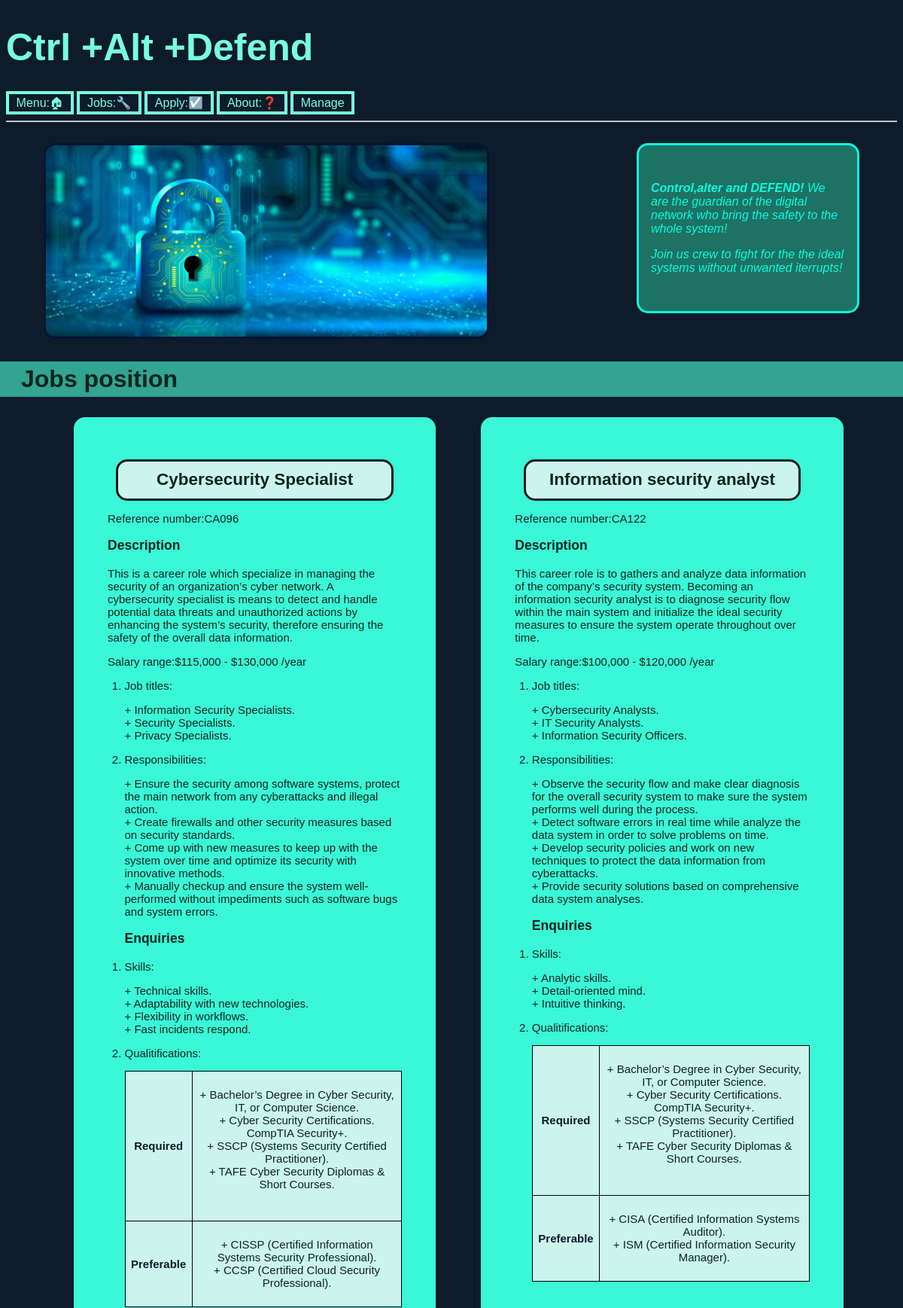
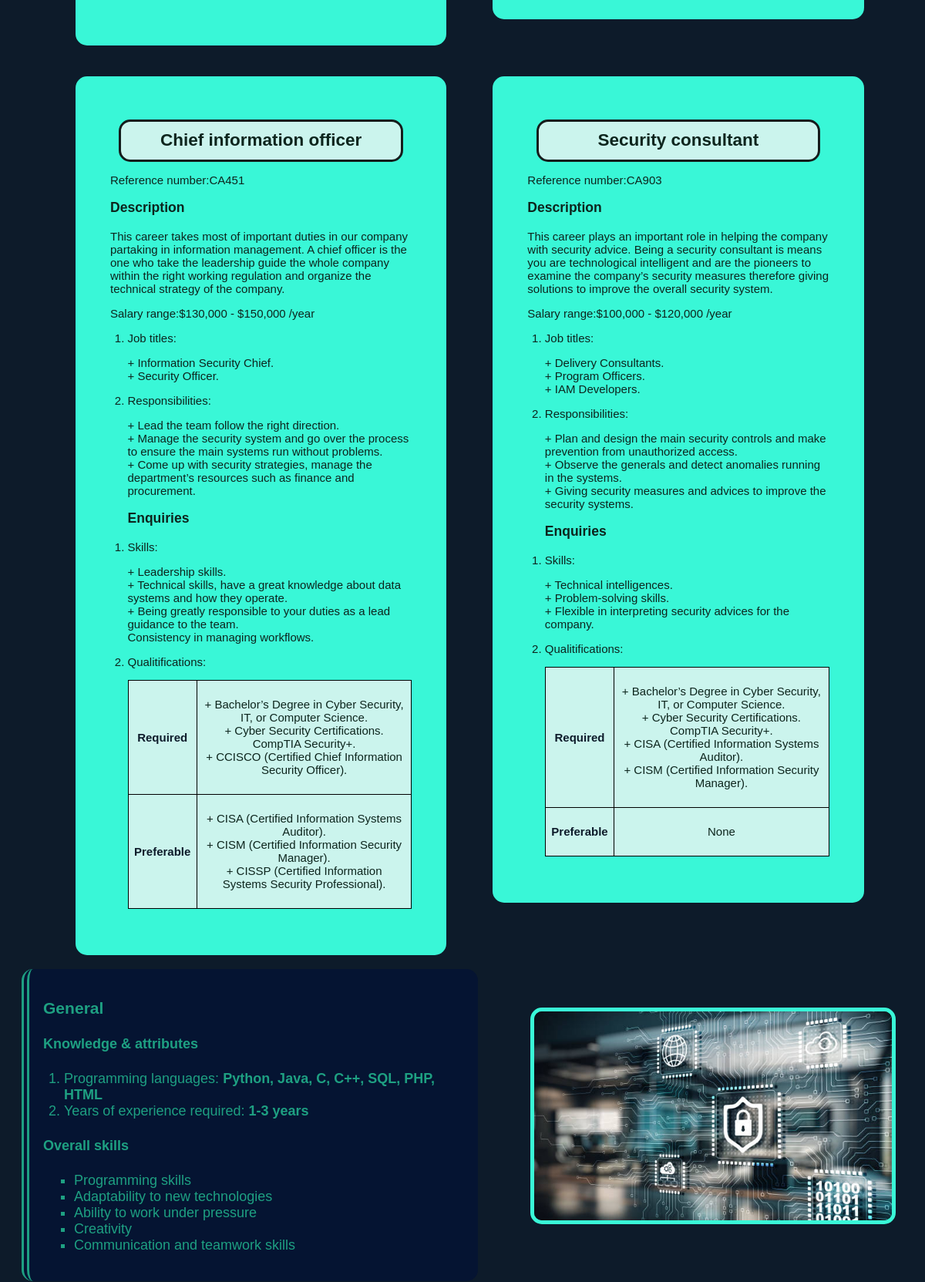
/jobs.php (upper part), run on the app's committed database (2 pictures, top to bottom).
### tables this page shows
CREATE TABLE `jobs` (
  `job_id` int(50) NOT NULL,
  `name` varchar(100) NOT NULL,
  `ref_num` varchar(100) NOT NULL,
  `des` text NOT NULL,
  `salary` text NOT NULL,
  `titles` text NOT NULL,
  `res` text NOT NULL,
  `skills` text NOT NULL,
  `quali_req` text NOT NULL,
  `quali_pre` text NOT NULL
);

### jobs.php (the view, shortened to what this page needs)
<!DOCTYPE html>
<html lang="en">
<head>
    <link rel="stylesheet" href="styles/styles.css">
</head>
<body>
<main>
<?php
require_once "settings.php";
include "header.inc";
include "nav.inc";
include "aside.inc";
$dbconn = @mysqli_connect($host, $user, $pwd, $sql_db);
if ($dbconn){
$sql = "SELECT * FROM jobs";
$result = mysqli_query($dbconn, $sql);
if (mysqli_num_rows($result) > 0) {
    echo "<article>";
    echo "<img id='image2' src='images/cs4.png' alt='Ctrl+alt+DeFEND'>";
    echo "<h2 id='jp'>Jobs position</h2>";
    echo "<div class='grid-container2'>";
    while ($row = mysqli_fetch_assoc($result)) {
        echo "<div>";
        echo "<section class='section'>";
        echo "<h2 class='title'>" . htmlspecialchars($row['name']) . "</h2>";
        echo "<p>Reference number:" . htmlspecialchars($row['ref_num']) . "</p>";
        echo "<h3>Description</h3>";
        echo "<p>" . htmlspecialchars($row['des']) . "</p>";
        echo "<p>Salary range:" . htmlspecialchars($row['salary']) . "</p>";
        echo "<ol>";
        echo "<li>";
        echo "<p>Job titles:</p>";
        echo "<p>" . nl2br(htmlspecialchars($row['titles'])) . "</p>";
        echo "</li>";
        echo "<li>";
        echo "<p>Responsibilities:</p>";
        echo "<p>" . nl2br(htmlspecialchars($row['res'])) . "</p>";
        echo "</li>";
        echo "</ol>";
        echo "<ol>";
        echo "<h3>Enquiries</h3>";
        echo "<li>";
        echo "<p>Skills:</p>";
        echo "<p>" . nl2br(htmlspecialchars($row['skills'])) . "</p>";
        echo "</li>";
        echo "<li>";
        echo "<p>Qualitifications:</p>";
        echo "<table class='table'>";
        echo "<tr class='tr'>";
        echo "<th class='th'>Required</th>";
        echo "<td class='td'>";
        echo "<p>" . nl2br(htmlspecialchars($row['quali_req'])) . "</p>";
        echo "</td>";
        echo "</tr>";
        echo "<tr class='tr'>";
        echo "<th class='th'>Preferable</th>";
        echo "<td class='td'>";
        echo "<p>" . nl2br(htmlspecialchars($row['quali_pre'])) . "</p>";
        echo "</td>";
        echo "</tr>";
        echo "</table>";
        echo "</li>";
echo "</ol>";
        echo "</section>";
        echo "</div>";
}
echo "</div>";
echo "</article>";
echo "<br>";
include "general.inc";
}
 else {
    echo "<p>There are no job positions to display.</p>";}
}
else {echo "<p>Unable to connect to the db.</p>";}
echo "<br>";
?>
</main>
</body>
</html>

### header.inc
<h1 id="h1index">Ctrl +Alt +Defend</h1>

### nav.inc
<nav>
        <a class="nav" href="index.php">Menu:🏠︎</a>
        <a class="nav" href="jobs.php">Jobs:🔧</a>
		<a class="nav" href="apply.php">Apply:☑️</a>
        <a class="nav" href="about.php">About:❓</a>
        <a class="nav" href="manage.php">Manage</a>
        <hr>
    </nav>

### aside.inc
<aside>
        <p><strong>Control,alter and DEFEND!</strong> We are the guardian of the digital network who bring the safety to the whole system!</p>
        <p>Join us crew to fight for the the ideal systems without unwanted iterrupts!</p>
    </aside>

### general.inc
<img id="image" src="images/cs.png" alt="image">
        <section id="general" class="section">
            <h3>General</h3>
            <h4>Knowledge & attributes</h4>
            <ol>
                <li>Programming languages: <strong>Python, Java, C, C++, SQL, PHP, HTML</strong> </li>
                <li>Years of experience required: <strong>1-3 years</strong></li>
            </ol>
            <h4>Overall skills</h4>
            <ul id="overall">
                <li>Programming skills</li>
                <li>Adaptability to new technologies</li>
                <li>Ability to work under pressure</li>
                <li>Creativity</li>
                <li>Communication and teamwork skills</li>
            </ul>
        </section>

### styles/styles.css (style rules this page uses)
* { font-family: Arial, Helvetica, sans-serif; box-sizing: border-box; }
body { background-color: #0d1b2a; color: #77ffdf; }
.nav { border: 4px solid #77ffdf; padding: 0.2em 0.6em; text-decoration: none; color: #77ffdf; }
#h1index { font-size: 50px; }
a { color: #ecfffe; }
ol { padding-left: 1.5em; }
table { width: 100%; border-collapse: collapse; margin-top: 1em; }
th, td { border: 1px solid #1ea082; padding: 0.5em; text-align: center; }
th { background-color: #1ea082; color: #0d1b2a; }
tr:nth-child(even) { background-color: #142d4c; }
img { border: 3px solid #0d1b2a; border-radius: 8px; }
aside { float: right; width: 25%; margin-top: 20px; margin-right:50px; margin-bottom:20px; padding: 2em 1em; font-style: italic; text-align:left; color: hsl(173, 96%, 51%); background-color: hsl(170, 60%, 28%); border: hsl(173, 96%, 51%) solid; border-radius: 15px; }
#image2 { width: 50%; margin-top: 20px; margin-left: 50px; border: rgb(5, 20, 50) solid; border-radius: 15px; }
.table,.tr,.th,.td { border: 1px solid black; background-color: #cbf4ed; }
.td { margin: 0.5em; padding: 0.5em; }
.grid-container2 { display: grid; grid-template-columns: 45% 45% ; grid-template-rows: auto auto; margin-left: 70px; grid-gap:40px; }
.title { background-color: #cbf4ed; margin: 0.5em; padding:0.5em; text-align: center; border: #151c1b solid; border-radius: 15px; }
#jp { color: #0d251d; font-size: 32px; background-color: #33a392; margin-left: -10px; margin-right: -20px; padding: 5px 30px; }
.section { color: #0d251d; margin-left: 20px; padding: 3em; font-size: 15px; border-radius: 15px; background-color: #39f7d7; }
#general { color: #1ea082; background-color: rgb(5, 20, 50); border-left: #1ea082 double 10px; padding-left: 5em; width: 50%; padding: 1em; font-size: 18px; }
#overall { list-style-type: square; }
#image { width:40%; float: right; clear: right; border: #39f7d7 solid 5px; border-radius: 15px; margin-right: 30px; margin-top: 50px; }

### data on the page
jobs: name "Cybersecurity Specialist", ref_num "CA096", des "This is a career role which specialize in managing the security of an organization’s cyber network. A cybersecurity specialist is means to detect and handle potential data threats and unauthorized actions by enhancing the system’s security, therefore ensuring the safety of the overall data information.", salary "$115,000 - $130,000 /year", titles "+ Information Security Specialists. + Security Specialists. + Privacy Specialists.", res "+ Ensure the security among software systems, protect the main network from any cyberattacks and illegal action. + Create firewalls and other security measures based on security standards. + Come up with new measures to keep up with the system over time and optimize its security with innovative methods. + Manually checkup and ensure the system well-performed without impediments such as software bugs and system errors.", skills "+ Technical skills. + Adaptability with new technologies. + Flexibility in workflows. + Fast incidents respond.", quali_req "+ Bachelor’s Degree in Cyber Security, IT, or Computer Science. + Cyber Security Certifications. CompTIA Security+. + SSCP (Systems Security Certified Practitioner). + TAFE Cyber Security Diplomas & Short Courses.", quali_pre "+ CISSP (Certified Information Systems Security Professional). + CCSP (Certified Cloud Security Professional)."
jobs: name "Information security analyst", ref_num "CA122", des "This career role is to gathers and analyze data information of the company’s security system. Becoming an information security analyst is to diagnose security flow within the main system and initialize the ideal security measures to ensure the system operate throughout over time.", salary "$100,000 - $120,000 /year", titles "+ Cybersecurity Analysts. + IT Security Analysts. + Information Security Officers.", res "+ Observe the security flow and make clear diagnosis for the overall security system to make sure the system performs well during the process. + Detect software errors in real time while analyze the data system in order to solve problems on time. + Develop security policies and work on new techniques to protect the data information from cyberattacks. + Provide security solutions based on comprehensive data system analyses.", skills "+ Analytic skills. + Detail-oriented mind. + Intuitive thinking.", quali_req "+ Bachelor’s Degree in Cyber Security, IT, or Computer Science. + Cyber Security Certifications. CompTIA Security+. + SSCP (Systems Security Certified Practitioner). + TAFE Cyber Security Diplomas & Short Courses.", quali_pre "+ CISA (Certified Information Systems Auditor). + ISM (Certified Information Security Manager)."
jobs: name "Chief information officer", ref_num "CA451", des "This career takes most of important duties in our company partaking in information management. A chief officer is the one who take the leadership guide the whole company within the right working regulation and organize the technical strategy of the company.", salary "$130,000 - $150,000 /year", titles "+ Information Security Chief. + Security Officer.", res "+ Lead the team follow the right direction. + Manage the security system and go over the process to ensure the main systems run without problems. + Come up with security strategies, manage the department’s resources such as finance and procurement.", skills "+ Leadership skills. + Technical skills, have a great knowledge about data systems and how they operate. + Being greatly responsible to your duties as a lead guidance to the team. Consistency in managing workflows.", quali_req "+ Bachelor’s Degree in Cyber Security, IT, or Computer Science. + Cyber Security Certifications. CompTIA Security+. + CCISCO (Certified Chief Information Security Officer).", quali_pre "+ CISA (Certified Information Systems Auditor). + CISM (Certified Information Security Manager). + CISSP (Certified Information Systems Security Professional)."
jobs: name "Security consultant", ref_num "CA903", des "This career plays an important role in helping the company with security advice. Being a security consultant is means you are technological intelligent and are the pioneers to examine the company’s security measures therefore giving solutions to improve the overall security system.", salary "$100,000 - $120,000 /year", titles "+ Delivery Consultants. + Program Officers. + IAM Developers.", res "+ Plan and design the main security controls and make prevention from unauthorized access. + Observe the generals and detect anomalies running in the systems. + Giving security measures and advices to improve the security systems.", skills "+ Technical intelligences. + Problem-solving skills. + Flexible in interpreting security advices for the company.", quali_req "+ Bachelor’s Degree in Cyber Security, IT, or Computer Science. + Cyber Security Certifications. CompTIA Security+. + CISA (Certified Information Systems Auditor). + CISM (Certified Information Security Manager).", quali_pre "None"
